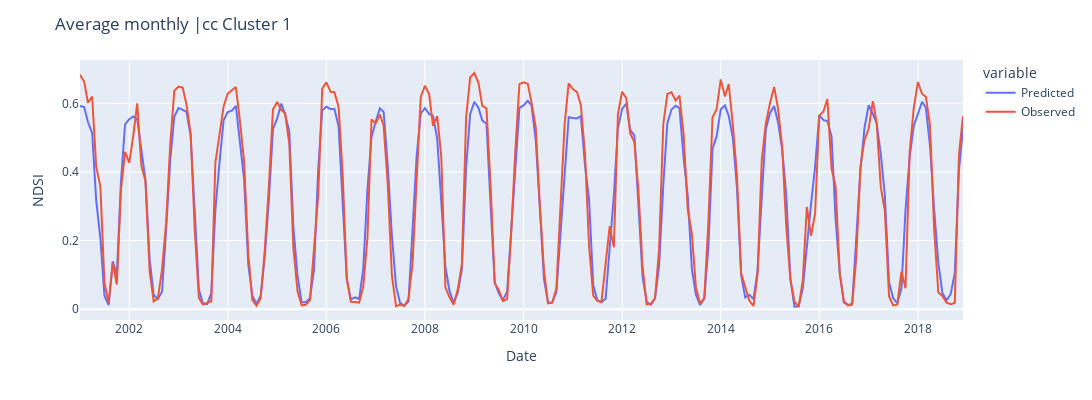

Here is the notebook cell this chart was saved with:
### Code cell
plot_val_vs_observed("m",1,1)

### Figure 1 — Plotly figure (JSON) as saved in the notebook; plotly's stock layout.template omitted (floating-point values rounded to 4 significant figures; data arrays with more than 128 entries replaced by an {"elided": "..."} marker saying what was removed)
{"data": [{"hovertemplate": "variable=Predicted<br>Date=%{x}<br>value=%{y}<extra></extra>", "legendgroup": "Predicted", "line": {"color": "#636efa", "dash": "solid"}, "marker": {"symbol": "circle"}, "mode": "lines", "name": "Predicted", "orientation": "v", "showlegend": true, "type": "scatter", "x": {"elided": "216 str values"}, "xaxis": "x", "y": {"elided": "216 float values"}, "yaxis": "y"}, {"hovertemplate": "variable=Observed<br>Date=%{x}<br>value=%{y}<extra></extra>", "legendgroup": "Observed", "line": {"color": "#EF553B", "dash": "solid"}, "marker": {"symbol": "circle"}, "mode": "lines", "name": "Observed", "orientation": "v", "showlegend": true, "type": "scatter", "x": {"elided": "216 str values"}, "xaxis": "x", "y": {"elided": "216 float values"}, "yaxis": "y"}], "layout": {"height": 400, "legend": {"title": {"text": "variable"}, "tracegroupgap": 0}, "margin": {"t": 60}, "title": {"text": "Average monthly |cc Cluster 1"}, "width": 1800, "xaxis": {"anchor": "y", "domain": [0, 1], "title": {"text": "Date"}}, "yaxis": {"anchor": "x", "domain": [0, 1], "title": {"text": "NDSI"}}}}
